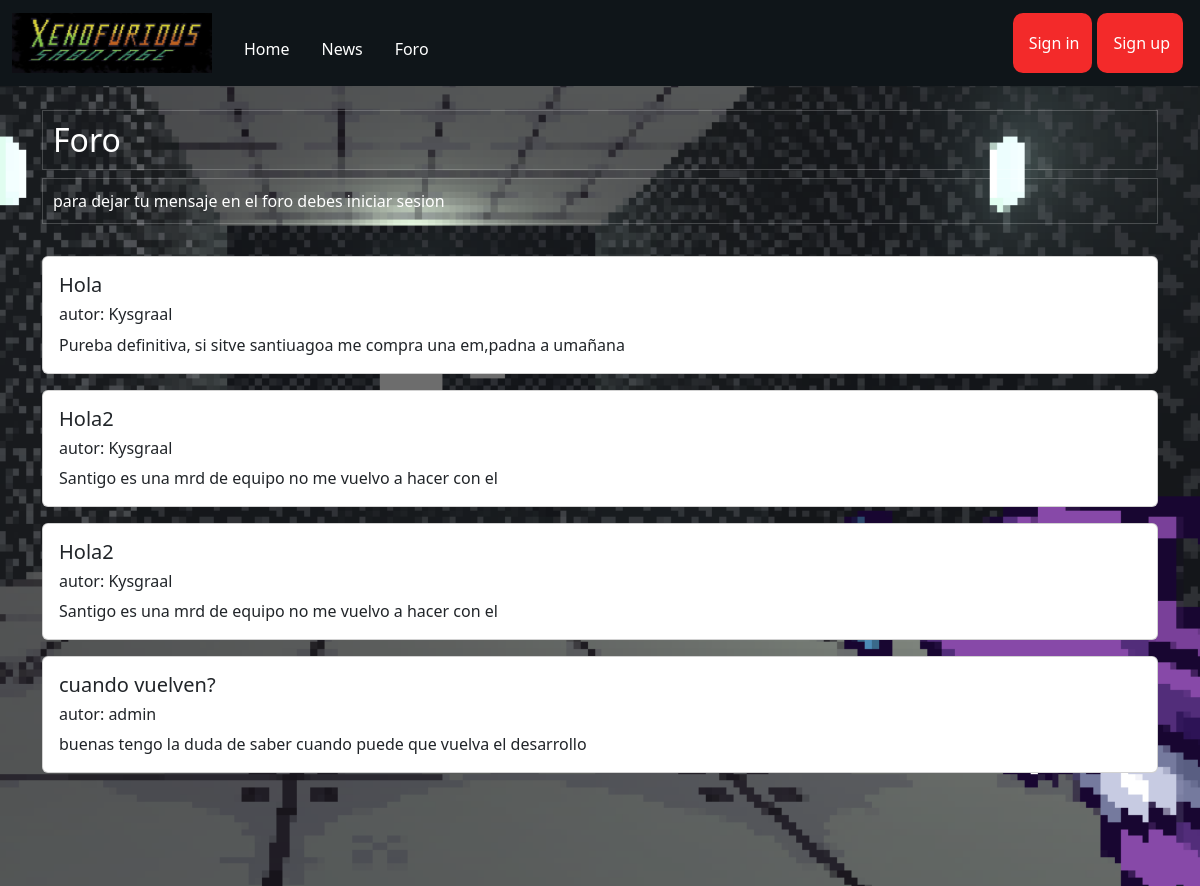
The page /foro/ on the database as committed earlier.
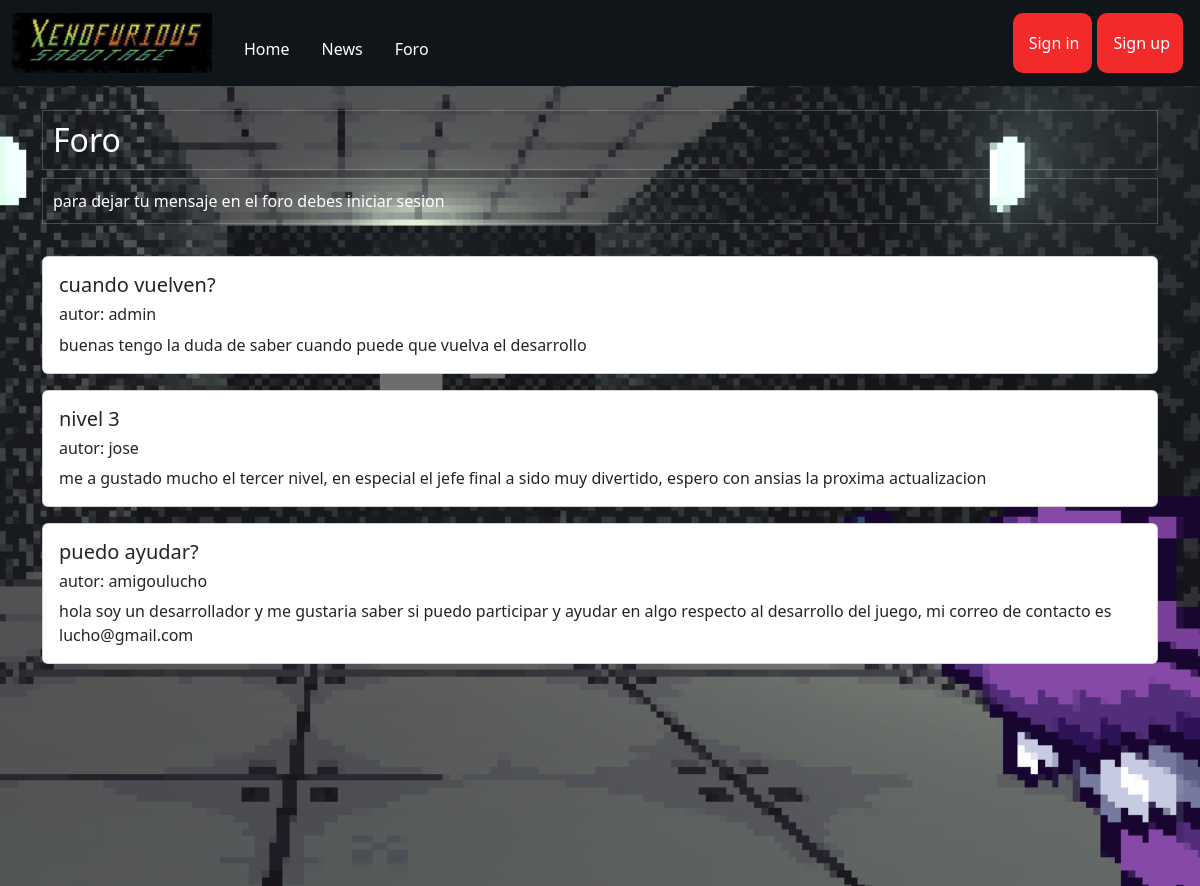
The same page on the database as committed later.
### tasks/models.py (models this page shows, shortened)
class TemaForo(models.Model):
    titulo = models.CharField(max_length=255)
    mensaje = models.TextField(default='')
    autor = models.ForeignKey(User, on_delete=models.CASCADE)
    fecha_creacion = models.DateTimeField(auto_now_add=True)

### tasks/views.py (the view)
# urls.py: path('foro/', views.temas, name='temas'),
def temas(request):
    temas = TemaForo.objects.all()
    return render(request, 'foro.html', {'temas': temas})

### tasks/templates/foro.html (shortened to what this page needs)
{% extends 'base.html' %}
{% load static %}
{% block extrahead %}
<link rel="stylesheet" type="text/css" href="{% static 'css/foro.css' %}" >
{% endblock extrahead%}
{% block content %}
    <div class="body-background">
        <div class="container mt-4">
            <h2 class="titulo-foro">Foro</h2>
            <p class="titulo-foro">para dejar tu mensaje en el foro debes iniciar sesion</p>
            {% for tema in temas %}
            <div class="card mb-3">
                <div class="card-body">
                    <h5 class="card-title">{{ tema.titulo }}</h5>
                    <h6 class="card-title">autor: {{ tema.autor }}</h6>
                    <p class="card-text">{{ tema.mensaje }}</p>
                </div>
            </div>
            {% endfor %}
        </div>
    </div>
{% endblock content%}

### tasks/templates/base.html (shortened to what this page needs)
{% load static %}
<!DOCTYPE html>
<html lang="es">
<head>
    <link href="https://cdn.jsdelivr.net/npm/bootstrap@5.3.2/dist/css/bootstrap.min.css" rel="stylesheet">
    {% block extrahead %}
    {% endblock extrahead%}
</head>
<body>
    <nav class="navbar navbar-expand-lg bg-propio">
        <div class="container-fluid">
            <a class="navbar-brand" href="/index">
                <img src="../static/media/imagen_navbar.jpg" alt="LogoJuego" width="200px" height="60px">
            </a>
            <div class="collapse navbar-collapse" id="navbarSupportedContent">
                <ul class="navbar-nav me-auto mb-2 mb-lg-0">
                    <li class="nav-item centro">
                        <a class="nav-link mx-2" aria-current="page" href="/index">Home</a>
                    </li>
                    <li class="nav-item centro">
                        <a class="nav-link mx-2" href="/noticias">News</a>
                    </li>
                    <li class="nav-item centro">
                        <a class="nav-link mx-2" href="/foro">Foro</a>
                    </li>
                </ul>
                <ul class="navbar-nav ms-auto mb-2 mb-lg-0">
                    <li class="nav-item">
                        <div class="nav-link" id="username-container"></div>
                    </li>
                    {% if user.is_authenticated %}
                    <li class="nav-item">
                        <a id="logout-button" class="btn btn-danger" style="margin-top: 10px;" href="/logout">Cerrar</a>
                    </li>
                    {% else %}
                    <li class="nav-item registro">
                        <a class="nav-link registro" href="/signin">Sign in</a>
                    </li>
                    <li class="nav-item registro">
                        <a id="sign-in-button" class="nav-link registro" href="/signup">Sign up</a>
                    </li>
                    {% endif %}
                </ul>
            </div>
        </div>
    </nav>
{% block content %}
{% endblock content%}
</body>
</html>

### tasks/static/css/foro.css (style rules this page uses)
:root { --primary-color : #F32A2A; --tamaño-titulo : 40px; --tamaño-parrafos: 15px; --fondo: #0f1519; }
nav.bg-propio { background:var(--fondo); }
nav.bg-propio ul li a { color: white; position: relative; }
nav.bg-propio ul li a::after { width: 20%; height: 2px; background: transparent; content: ""; position: absolute; bottom: 2px; left: 20px; transition: .4s; }
nav.bg-propio ul li.centro { margin-top: 12px; }
nav.bg-propio ul li.registro { display: block; padding: 10px; padding-left: 5px !important; padding-right: 5px !important; color: white; background: var(--primary-color); border-radius: 10px; }
#username-container { font-size: 18px; font-weight: bold; color: #007bff; text-align: center; margin-top: 10px; }
.body-background { background-image: url('../media/fondo_noticias.png'); background-size: cover; background-position: center; background-repeat: no-repeat; height: 100vh; overflow-x: hidden; }
.titulo-foro { color: rgb(255, 255, 255); border: 1px solid rgba(255, 255, 255, 0.2); padding: 10px; }
nav.bg-propio ul li.registro { display: block; padding: 10px; padding-left: 8px !important; padding-right: 5px !important; color: white; background: var(--primary-color); border-radius: 10px; margin-right: 5px; }

Rows that differ between the two databases and show on the page:
removed TemaForo: titulo "Hola", autor "Kysgraal", mensaje "Pureba definitiva, si sitve santiuagoa me compra una em,padna a umañana"
removed TemaForo: titulo "Hola2", autor "Kysgraal", mensaje "Santigo es una mrd de equipo no me vuelvo a hacer con el"
removed TemaForo: titulo "Hola2", autor "Kysgraal", mensaje "Santigo es una mrd de equipo no me vuelvo a hacer con el"
added TemaForo: titulo "nivel 3", autor "jose", mensaje "me a gustado mucho el tercer nivel, en especial el jefe final a sido muy divertido, espero con ansias la proxima actualizacion"
added TemaForo: titulo "puedo ayudar?", autor "amigoulucho", mensaje "hola soy un desarrollador y me gustaria saber si puedo participar y ayudar en algo respecto al desarrollo del juego, mi correo de contacto es lucho@gmail.com"
